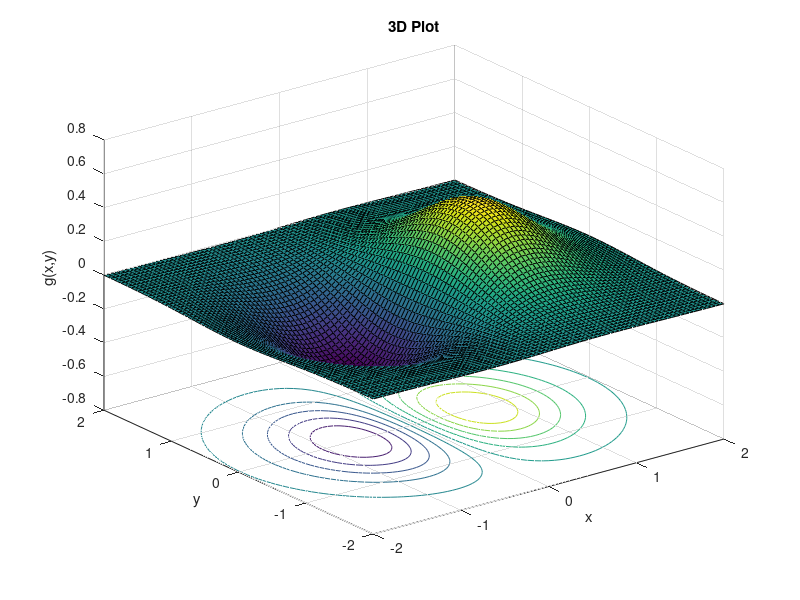
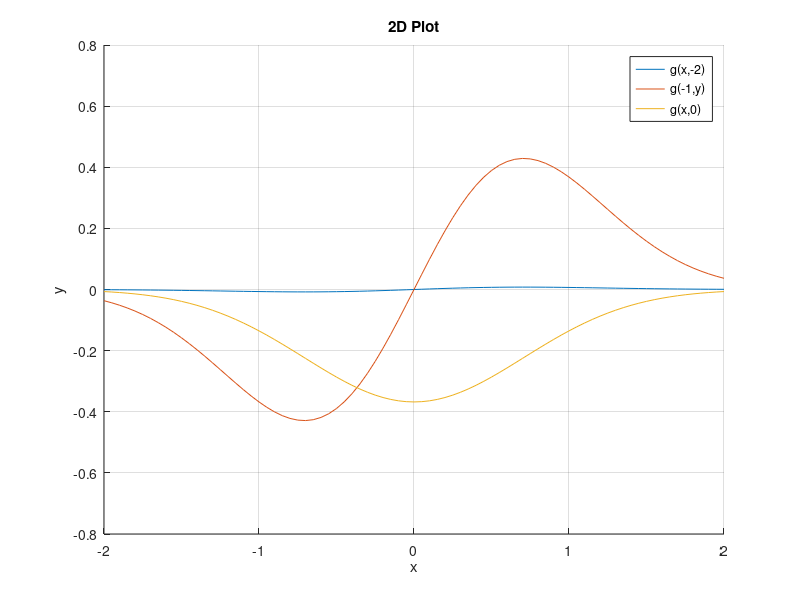

These charts were generated, in order, by the following MATLAB code:
domain_x=[-2:0.05:2]
domain_y=[-2:0.05:2]

[X,Y]=meshgrid(domain_x,domain_y);

Z=X.*exp(-X.^2-Y.^2)

grid on
surfc(X,Y,Z);
xlabel('x');
ylabel('y');
zlabel('g(x,y)');
title('3D Plot');

figure
grid on
hold on
plot(domain_x,Z(1,:));
plot(domain_x,Z(41,:));
plot(domain_y,Z(:,21));
xlabel('x');
ylabel('y');
title('2D Plot');
legend('g(x,-2)','g(-1,y)','g(x,0)')';

A=max(max(Z))
B=min(min(Z))